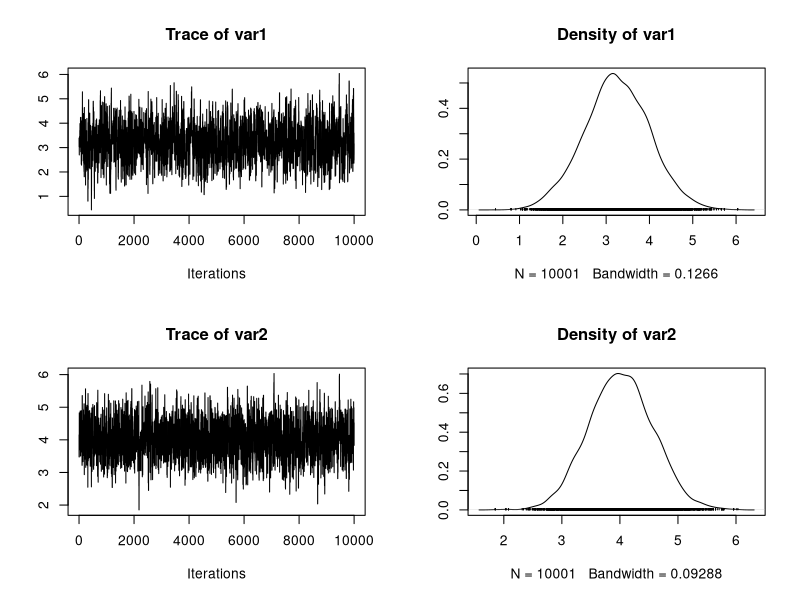
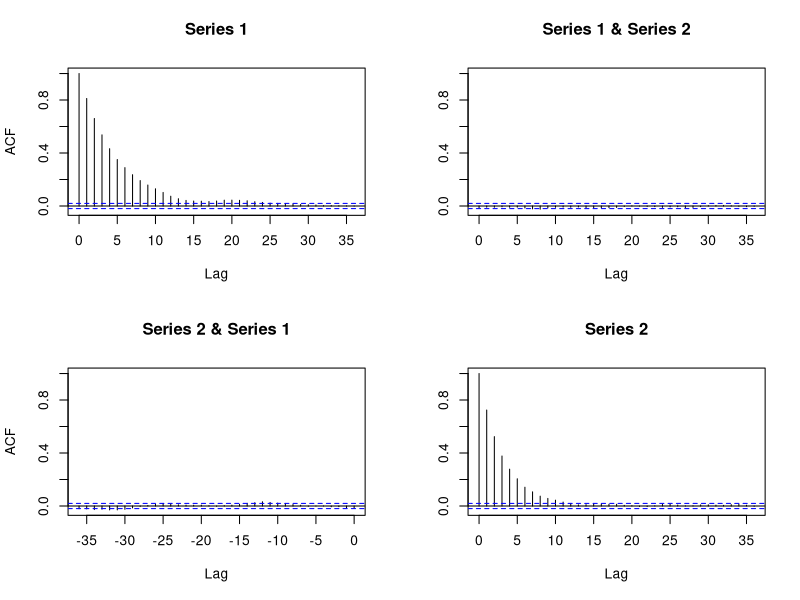
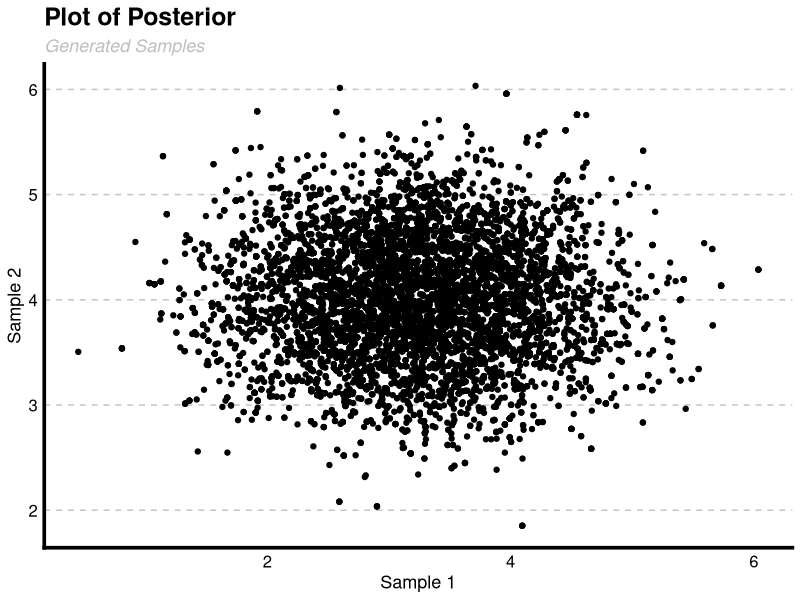
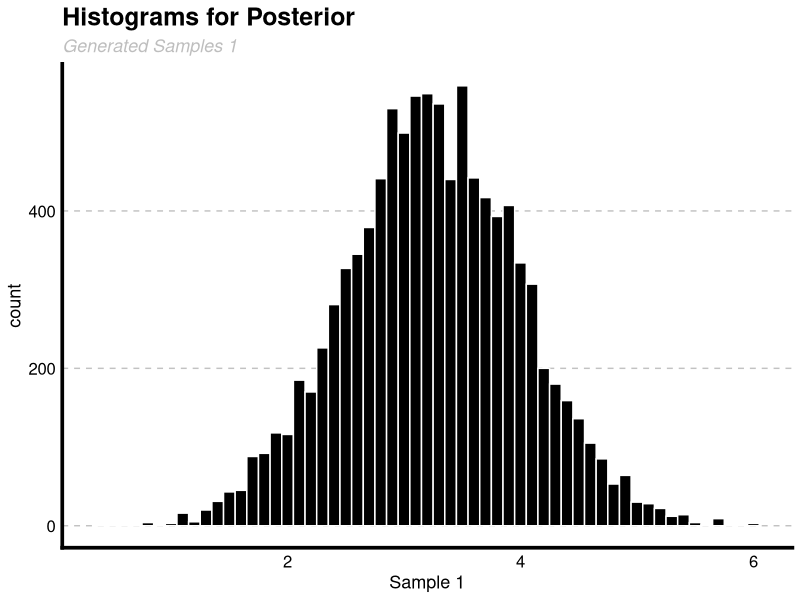
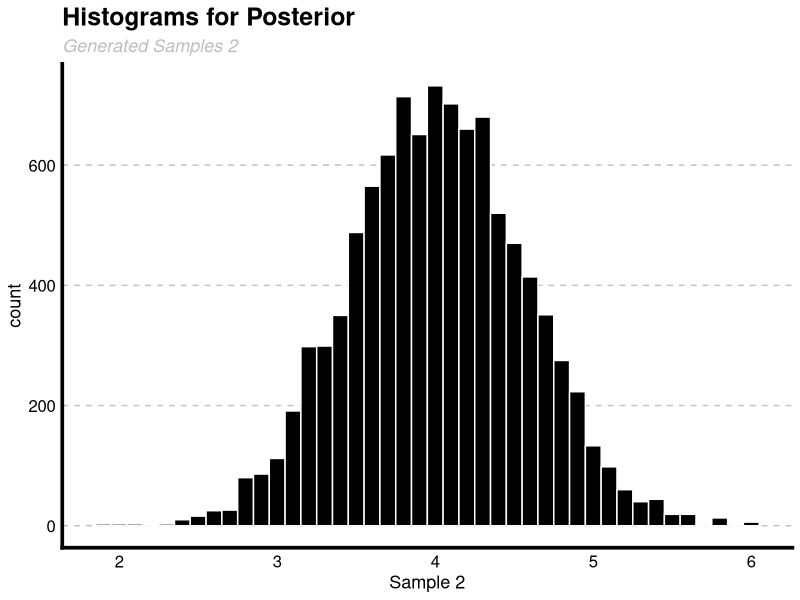
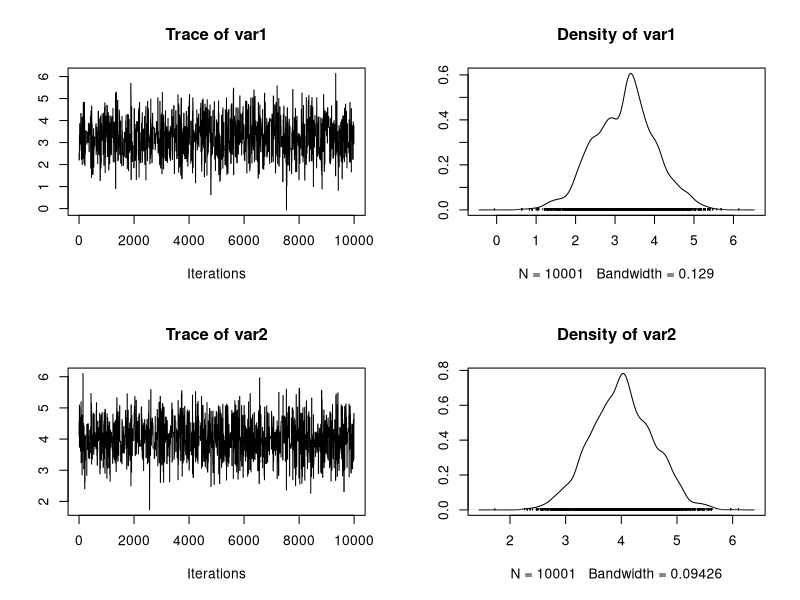
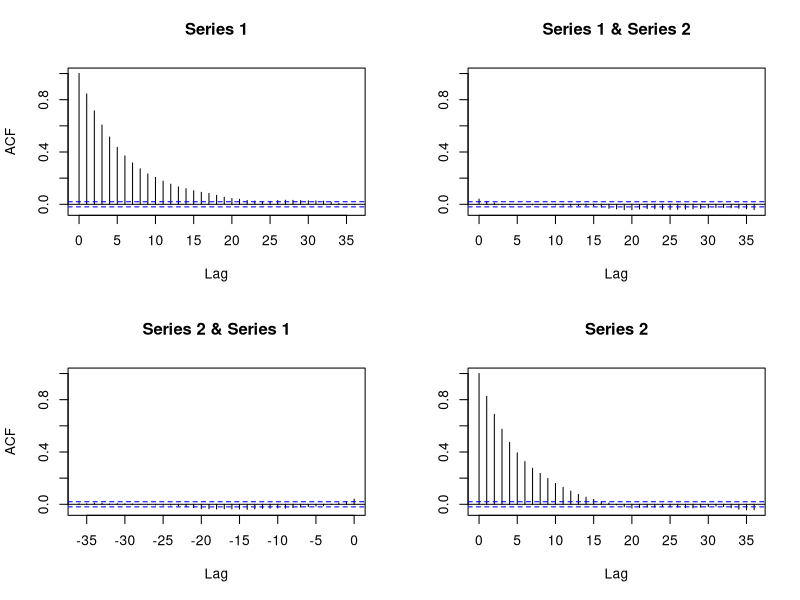
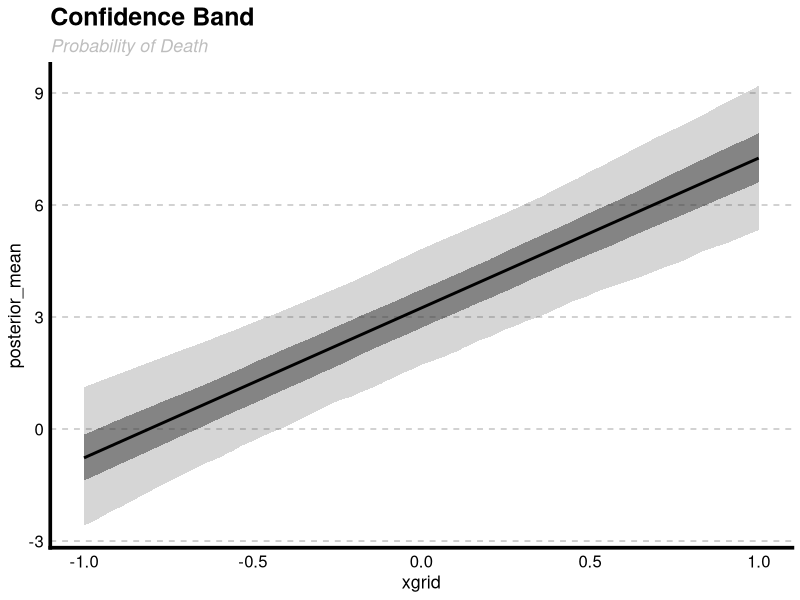

R code for these plots, in order:
## ---- chunk 1
library(knitr)
knitr::opts_chunk$set(echo=FALSE, 
                      cache=FALSE, 
                      results = "hide",
                      fig.width=9, 
                      fig.height=4,
                      fig.ext = ".pdf",
                      fig.align='center')

r = function(x, digits=2){ round(x, digits=digits) }
library(tidyverse)
library(reshape2)
library(ggplot2)
library(coda)
library(MASS)
amil <- theme_classic() +
  theme(plot.background=element_rect(fill="white"),
                                plot.title = element_text(color = "black", size = 18, face = "bold"),
                                plot.subtitle = element_text(face = "italic", color = "grey", size = 13),
                                plot.caption = element_text(size = 8, color = "#01526D", face = "italic"),
                                panel.grid.minor=element_blank(),
                                panel.grid.major.y=element_line(color = "#C2C2C2", linetype = "dashed"),
                                panel.grid.major.x=element_blank(),
                                panel.background = element_rect(fill = "white"),
                                panel.border = element_blank(), 
                                axis.title=element_text(color = "black", size = 13),
                                axis.line = element_line(color = "black", size = 1.25, lineend = "square"),
                                axis.ticks=element_blank(),
                                axis.text.x = element_text(color="black",   size = 12),
                                axis.text.y = element_text(color="black",   size = 12),
                                legend.text = element_text(color="black",   size = 12),
                                legend.title = element_text(color="black",   size = 13))
## ---- chunk 2
x <- c(-0.86, -0.3, -0.05, 0.73)
n <- rep(5,4)
y <- c(0,1,3,5)
a = 1
b = 1
theta_x <- exp(a+b*x)/(1+exp(a+b*x))
logp = function(theta) 
  sum(dnorm(theta,n*theta_x,n*theta_x*(1-theta_x),log=TRUE))
metropolis = function(theta_s, cov) 
{
  theta_p = mvrnorm(1, theta_s, cov)
  if(logp(theta_p)>logp(theta_s)) 
    return(theta_p)
  else 
  {
    r = runif(1)
    if(log(r) < (logp(theta_p) - logp(theta_s))) 
      return(theta_p)
    else 
      return(theta_s) 
  }
}
rw_metrop_multi = function(theta_0, death, draws, cov) 
{
  samples=matrix(0,ncol=length(theta_0),nrow=death+draws)
  samples[1,]=theta_0
  for(i in 1:(nrow(samples) - 1)) 
    samples[i + 1,] = metropolis(samples[i,], cov)
  samples[death:(death + draws),]
}
samples = rw_metrop_multi(c(10, 10), 1000, 10000, matrix(c(1, 0, 0, 1), nrow = 2))
plot(as.mcmc(samples))
effectiveSize(samples)
acf(samples)
ggplot()+geom_point(aes(samples[,1], samples[,2]))+amil+ggtitle("Plot of Posterior", "Generated Samples")+xlab("Sample 1")+ylab("Sample 2")
ggplot()+geom_histogram(aes(samples[,1]), binwidth=0.1, fill="black", col="white") +amil+ggtitle("Histograms for Posterior", "Generated Samples 1")+xlab("Sample 1")
ggplot()+geom_histogram(aes(samples[,2]), binwidth=0.1, fill="black", col="white") +amil+ggtitle("Histograms for Posterior", "Generated Samples 2")+xlab("Sample 2")
## ---- chunk 3
xgrid <- seq(-1, 1, by = 0.01)
samples <- rw_metrop_multi(c(10, 10), 1000, 10000, matrix(c(5, 2.5, 2.5, 5), nrow = 2))
length(samples)
compute_curve <- function(samp) {
beta_0 <- samp[1]
beta_1 <- samp[2]
beta_0 + beta_1 * xgrid
}
res <- apply(samples, 1, compute_curve)
quantiles <- apply(res, 1, function(x) quantile(x, c(0.025, 0.25, 0.75, 0.975)))
posterior_mean <- rowMeans(res)
effectiveSize(samples)
plot(as.mcmc(samples))
effectiveSize(samples)
acf(samples)
## ---- chunk 4
tibble(x=xgrid, q025=quantiles[1, ], q25=quantiles[2, ],
q75=quantiles[3,], q975=quantiles[4, ], mean=posterior_mean) %>% ggplot() +
geom_ribbon(aes(x=xgrid, ymin=q025, ymax=q975), alpha=0.2) +
geom_ribbon(aes(x=xgrid, ymin=q25, ymax=q75), alpha=0.5) +
geom_line(aes(x=xgrid, y=posterior_mean), size=1)+amil+ggtitle("Confidence Band", "Probability of Death")
